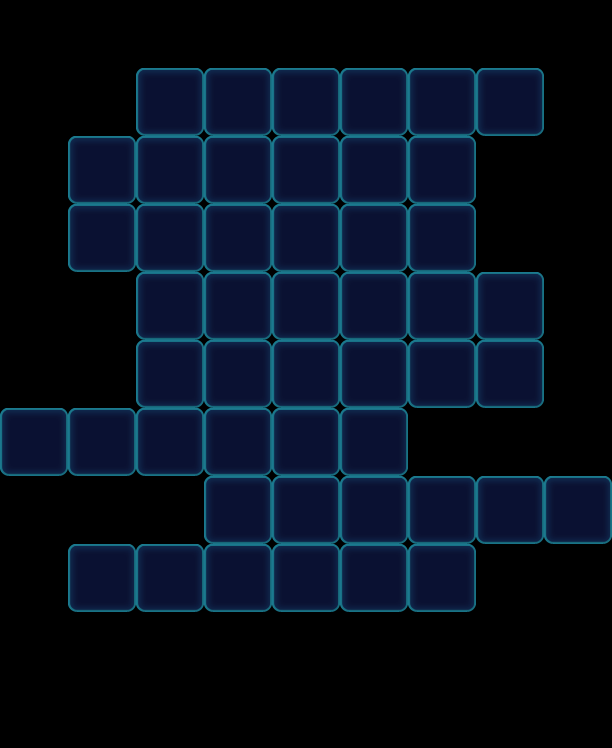

A level layout from a 2D game, rendered from its tile map. Below: a short description, then the map file with tile-grid data replaced by summaries:
An orthogonal 9x11 tile map with 68x68 px tiles, 1 tile layer (Valid), 2 tilesets and 58 objects (14x Monster, 14x Lock, 13x Floor, 9x Factory_Normal, 8x Ice).

<map version="1.0" orientation="orthogonal" width="9" height="11" tilewidth="68" tileheight="68">
 <properties>
  <property name="Connect" value="13,16,1|16,18,1|26,28,1|71,74,1|75,77,1|65,67,1" />
 </properties>
 <tileset firstgid="1" name="game_grid1" tilewidth="68" tileheight="68">
  <image source="game_grid1.png" width="68" height="68" />
 </tileset>
 <tileset firstgid="2" name="map" tilewidth="68" tileheight="68">
  <image source="map.png" width="1024" height="1024" />
 </tileset>
 <layer name="Valid" width="9" height="11">
  <data>[99 cells, 48 non-empty, 1 distinct tile ids]</data>
 </layer>
 <objectgroup name="BottomObj" width="9" height="11">
  <object type="Floor" gid="33" x="136" y="204">
   <properties>
    <property name="Layers" value="2" />
   </properties>
  </object>
  <object type="Floor" gid="33" x="204" y="136">
   <properties>
    <property name="Layers" value="2" />
   </properties>
  </object>
  <object type="Floor" gid="33" x="204" y="272">
   <properties>
    <property name="Layers" value="2" />
   </properties>
  </object>
  <object type="Floor" gid="33" x="136" y="340">
   <properties>
    <property name="Layers" value="2" />
   </properties>
  </object>
  <object type="Floor" gid="33" x="204" y="408">
   <properties>
    <property name="Layers" value="2" />
   </properties>
  </object>
  <object type="Floor" gid="33" x="204" y="544">
   <properties>
    <property name="Layers" value="2" />
   </properties>
  </object>
  <object type="Floor" gid="33" x="340" y="544">
   <properties>
    <property name="Layers" value="2" />
   </properties>
  </object>
  <object type="Floor" gid="33" x="340" y="408">
   <properties>
    <property name="Layers" value="2" />
   </properties>
  </object>
  <object type="Floor" gid="33" x="408" y="340">
   <properties>
    <property name="Layers" value="2" />
   </properties>
  </object>
  <object type="Floor" gid="33" x="340" y="272">
   <properties>
    <property name="Layers" value="2" />
   </properties>
  </object>
  <object type="Floor" gid="33" x="340" y="136">
   <properties>
    <property name="Layers" value="2" />
   </properties>
  </object>
  <object type="Floor" gid="33" x="408" y="612">
   <properties>
    <property name="Layers" value="2" />
   </properties>
  </object>
  <object type="Floor" gid="33" x="408" y="204">
   <properties>
    <property name="Layers" value="2" />
   </properties>
  </object>
 </objectgroup>
 <objectgroup name="MiddleObj" width="9" height="11">
  <object type="Monster" gid="19" x="0" y="476">
   <properties>
    <property name="Color" value="Yellow" />
   </properties>
  </object>
  <object type="Monster" gid="19" x="68" y="272">
   <properties>
    <property name="Color" value="Purple" />
   </properties>
  </object>
  <object type="Monster" gid="19" x="68" y="204">
   <properties>
    <property name="Color" value="Green" />
   </properties>
  </object>
  <object type="Monster" gid="19" x="68" y="476">
   <properties>
    <property name="Color" value="Pink" />
   </properties>
  </object>
  <object type="Monster" gid="19" x="476" y="340">
   <properties>
    <property name="Color" value="Purple" />
   </properties>
  </object>
  <object type="Monster" gid="19" x="476" y="408">
   <properties>
    <property name="Color" value="Yellow" />
   </properties>
  </object>
  <object type="Monster" gid="19" x="544" y="544">
   <properties>
    <property name="Color" value="Yellow" />
   </properties>
  </object>
  <object type="Monster" gid="19" x="136" y="612">
   <properties>
    <property name="Color" value="Green" />
   </properties>
  </object>
  <object type="Monster" gid="19" x="68" y="612">
   <properties>
    <property name="Color" value="Pink" />
   </properties>
  </object>
  <object type="Monster" gid="19" x="136" y="476">
   <properties>
    <property name="Color" value="Orange" />
   </properties>
  </object>
  <object type="Monster" gid="19" x="476" y="136">
   <properties>
    <property name="Color" value="Orange" />
   </properties>
  </object>
  <object type="Monster" gid="19" x="408" y="136">
   <properties>
    <property name="Color" value="Yellow" />
   </properties>
  </object>
  <object type="Monster" gid="19" x="408" y="544">
   <properties>
    <property name="Color" value="Green" />
   </properties>
  </object>
  <object type="Monster" gid="19" x="476" y="544">
   <properties>
    <property name="Color" value="Purple" />
   </properties>
  </object>
 </objectgroup>
 <objectgroup color="#000000" name="TopObj" width="9" height="11">
  <object name="10" type="Factory_Normal" x="136" y="0" width="68" height="68">
   <properties>
    <property name="FactoryColorsConfig" value="Pink,Green,Yellow,Purple,Orange" />
   </properties>
  </object>
  <object name="10" type="Factory_Normal" x="204" y="0" width="68" height="68">
   <properties>
    <property name="FactoryColorsConfig" value="Pink,Green,Yellow,Purple,Orange" />
   </properties>
  </object>
  <object name="10" type="Factory_Normal" x="272" y="0" width="68" height="68">
   <properties>
    <property name="FactoryColorsConfig" value="Pink,Green,Yellow,Purple,Orange" />
   </properties>
  </object>
  <object name="10" type="Factory_Normal" x="340" y="0" width="68" height="68">
   <properties>
    <property name="FactoryColorsConfig" value="Pink,Green,Yellow,Purple,Orange" />
   </properties>
  </object>
  <object name="10" type="Factory_Normal" x="408" y="0" width="68" height="68">
   <properties>
    <property name="FactoryColorsConfig" value="Pink,Green,Yellow,Purple,Orange" />
   </properties>
  </object>
  <object name="10" type="Factory_Normal" x="476" y="0" width="68" height="68">
   <properties>
    <property name="FactoryColorsConfig" value="Pink,Green,Yellow,Purple,Orange" />
   </properties>
  </object>
  <object name="10" type="Factory_Normal" x="68" y="68" width="68" height="68">
   <properties>
    <property name="FactoryColorsConfig" value="Pink,Green,Yellow,Purple,Orange" />
   </properties>
  </object>
  <object name="10" type="Factory_Normal" x="0" y="340" width="68" height="68">
   <properties>
    <property name="FactoryColorsConfig" value="Pink,Green,Yellow,Purple,Orange" />
   </properties>
  </object>
  <object name="10" type="Factory_Normal" x="544" y="408" width="68" height="68">
   <properties>
    <property name="FactoryColorsConfig" value="Pink,Green,Yellow,Purple,Orange" />
   </properties>
  </object>
  <object type="Lock" gid="49" x="68" y="272" />
  <object type="Lock" gid="49" x="68" y="204" />
  <object type="Lock" gid="49" x="0" y="476" />
  <object type="Lock" gid="49" x="68" y="476" />
  <object type="Lock" gid="49" x="136" y="476" />
  <object type="Lock" gid="49" x="136" y="612" />
  <object type="Lock" gid="49" x="68" y="612" />
  <object type="Lock" gid="49" x="408" y="544" />
  <object type="Lock" gid="49" x="476" y="544" />
  <object type="Lock" gid="49" x="544" y="544" />
  <object type="Lock" gid="49" x="476" y="408" />
  <object type="Lock" gid="49" x="476" y="340" />
  <object type="Lock" gid="49" x="408" y="136" />
  <object type="Lock" gid="49" x="476" y="136" />
  <object name="Ice" type="Ice" x="272" y="68" width="68" height="68">
   <properties>
    <property name="Layers" value="3" />
   </properties>
  </object>
  <object name="Ice" type="Ice" x="272" y="136" width="68" height="68">
   <properties>
    <property name="Layers" value="3" />
   </properties>
  </object>
  <object name="Ice" type="Ice" x="272" y="204" width="68" height="68">
   <properties>
    <property name="Layers" value="3" />
   </properties>
  </object>
  <object name="Ice" type="Ice" x="272" y="272" width="68" height="68">
   <properties>
    <property name="Layers" value="3" />
   </properties>
  </object>
  <object name="Ice" type="Ice" x="272" y="340" width="68" height="68">
   <properties>
    <property name="Layers" value="3" />
   </properties>
  </object>
  </objectgroup>
</map>
<!-- 3 of 58 objects omitted -->
